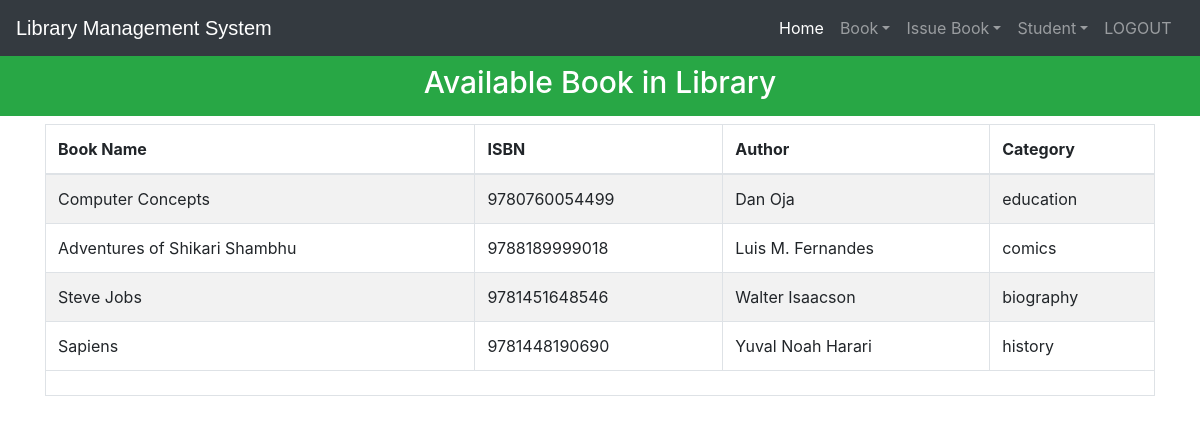
The app's page /viewbook (signed in) with its own data.
### library/models.py (models this page shows, shortened)
class Book(models.Model):
    catchoice= [
        ('education', 'Education'),
        ('entertainment', 'Entertainment'),
        ('comics', 'Comics'),
        ('biography', 'Biography'),
        ('history', 'History'),
        ('novel', 'Novel'),
        ('fantasy', 'Fantasy'),
        ('thriller', 'Thriller'),
        ('romance', 'Romance'),
        ('scifi','Sci-Fi')
        ]
    name=models.CharField(max_length=30)
    isbn=models.PositiveIntegerField()
    author=models.CharField(max_length=40)
    category=models.CharField(max_length=30,choices=catchoice,default='education')

### library/views.py (the view)
# urls.py: path('viewbook', views.viewbook_view),
@login_required(login_url='adminlogin')
@user_passes_test(is_admin)
def viewbook_view(request):
    books=models.Book.objects.all()
    return render(request,'library/viewbook.html',{'books':books})

### library/views.py (called while the page is built)
def is_admin(user):
    return user.groups.filter(name='ADMIN').exists()

### templates/library/viewbook.html (shortened to what this page needs)
<!DOCTYPE html>
<html lang="en" dir="ltr">
  <head>
  </head>
  <body>
    {% include "library/navbaradmin.html" %}
    <br>
    <br>
    <h3 class="p-3 mb-2 bg-success text-white" style = 'font-size: 30px;text-align:center;'>Available Book in Library</h3>
{% if books%}
<div class="container">
  <table class="table table-hover table-condensed table-striped table-bordered">
    <thead>
    <tr>
    <th>Book Name</th>
    <th>ISBN</th>
    <th>Author</th>
    <th>Category</th>
    </tr>
    </thead>
    <tfoot>
    <tr>
    <td colspan="4" rowspan="4">
    </td>
    </tr>
    </tfoot>
    <tbody>
      {% for book in books %}
        <tr>
          <td>{{book.name}}</td>
          <td>{{book.isbn}}</td>
          <td>{{book.author}}</td>
          <td>{{book.category}}</td>
        </tr>
      {% endfor %}
    </tbody>
    </table>
</div>
{%else%}
<h1>Have 0 book</h1>
{%endif%}
<br><br><br><br><br><br><br><br><br>
    {% include "library/footer.html" %}
  </body>
</html>

### records on screen
Book: name "Computer Concepts", isbn "9780760054499", author "Dan Oja", category "education"
Book: name "Adventures of Shikari Shambhu", isbn "9788189999018", author "Luis M. Fernandes", category "comics"
Book: name "Steve Jobs", isbn "9781451648546", author "Walter Isaacson", category "biography"
Book: name "Sapiens", isbn "9781448190690", author "Yuval Noah Harari", category "history"
